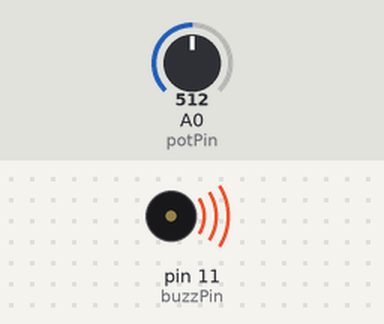
The sketch below on a simulated Arduino Uno, built with avr-gcc and run on an emulated ATmega328P. Parts: buzzer (waves = sounding, pin HIGH). The inputs (shaded band) are chosen by the test bench; at power-on: A0 (potPin) = 512. What the sketch prints to the serial monitor is not drawn.

Above: at 10.8 s.
10.9 s: A0 (potPin) set to 122
At 16.5 s:
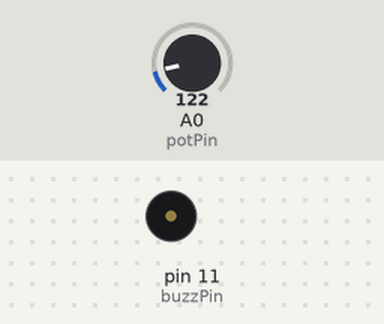
20.9 s: A0 (potPin) set to 0
Timing chart, 0 to 36.9 s (numbered marks = the images above; inputs shaded):
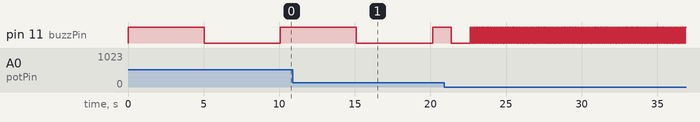

The sketch:

BuzzerTonerChangePot.ino
```cpp
int potPin = A0;
int buzzPin = 11;
float potValue;

void setup() {
  // put your setup code here, to run once:
  Serial.begin(9600);
  pinMode(potPin,INPUT);
  pinMode(buzzPin,OUTPUT);
}

void loop() {
  // put your main code here, to run repeatedly:
  potValue = ((9.7165)*(analogRead(potPin)-1023))+10000;
  Serial.println(potValue);
  digitalWrite(buzzPin,HIGH);
  delay(potValue);
  digitalWrite(buzzPin,LOW);
  delay(potValue);
}
```

Measured:
- by itself, pin 11 (buzzPin): repeats every 0.12 s: HIGH 0.06 s, LOW 0.06 s
